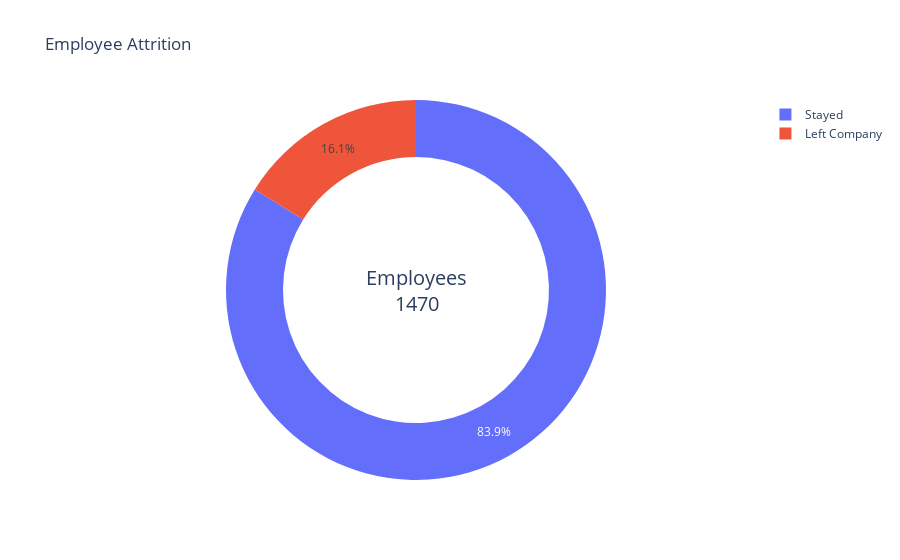

Here is the notebook cell this chart was saved with:
### Code cell
def viz_employee_attrition(df, graph='bar'):
    df_attribution = df['Attrition'].value_counts()
    df_attribution.index = df_attribution.index.map({'Yes':'Left Company', 'No':'Stayed'})
    if graph == 'bar':
        fig = px.bar(x=df_attribution.index, y=df_attribution.values, labels={'x':'Attrition', 'y':'Number of Employee'}, title='Employee Attrition')
    elif graph == 'pie':
        fig = px.pie(names=df_attribution.index, values=df_attribution.values, title='Employee Attrition', hole=.7)     
        fig.add_annotation(text='Employees<br>'+str(df.shape[0]), x=0.5, y=0.5, font_size=20, showarrow=False, )

    return fig

viz_employee_attrition(df, graph='pie')

### Figure 1 — Plotly figure (JSON) as saved in the notebook; plotly's stock layout.template omitted (floating-point values rounded to 4 significant figures)
{"data": [{"domain": {"x": [0, 1], "y": [0, 1]}, "hole": 0.7, "hovertemplate": "label=%{label}<br>value=%{value}<extra></extra>", "labels": ["Stayed", "Left Company"], "legendgroup": "", "name": "", "showlegend": true, "type": "pie", "values": [1233, 237]}], "layout": {"annotations": [{"font": {"size": 20}, "showarrow": false, "text": "Employees<br>1470", "x": 0.5, "y": 0.5}], "legend": {"tracegroupgap": 0}, "title": {"text": "Employee Attrition"}}}
